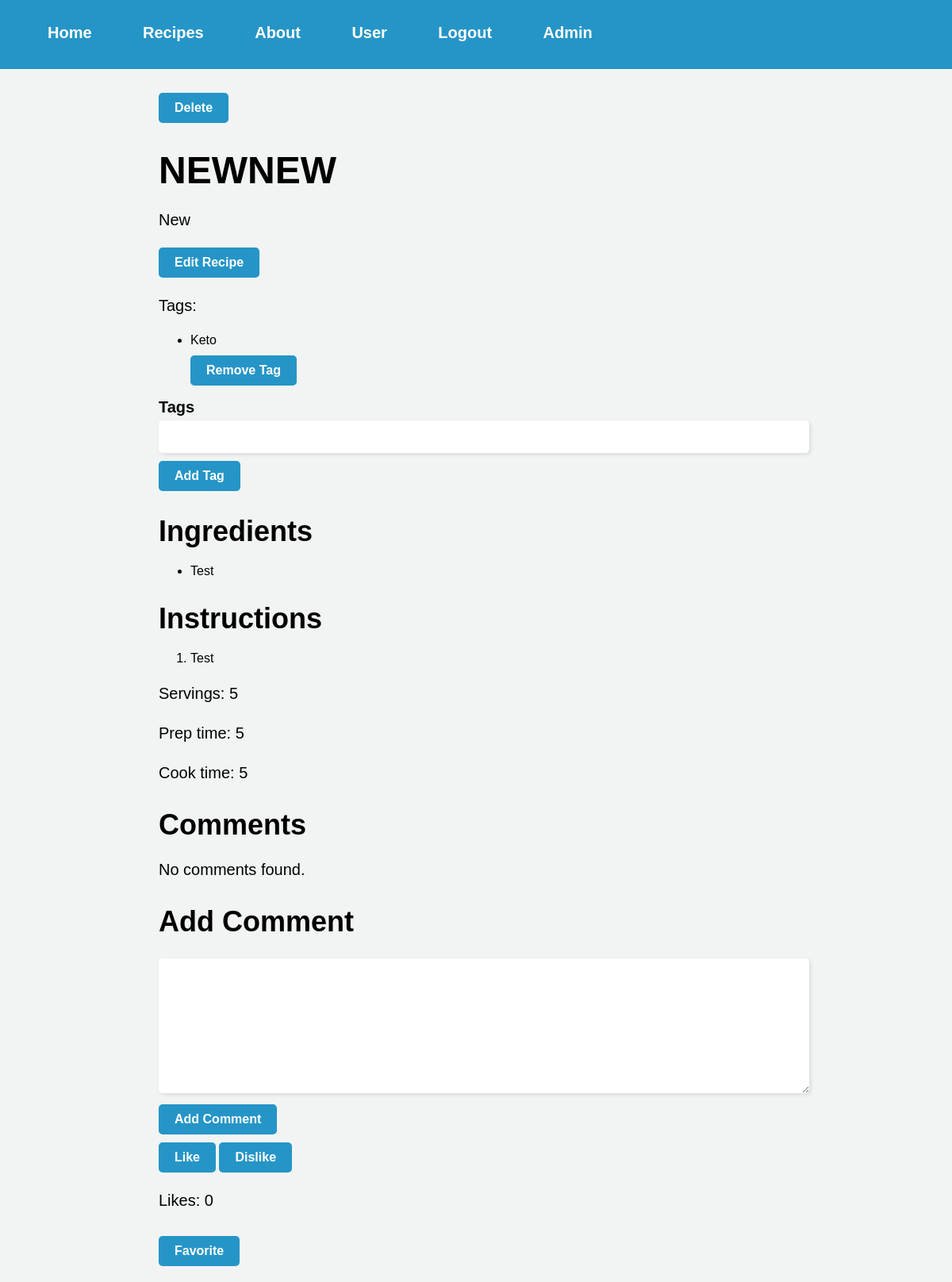
Page /recipe/1 (signed in) on the committed database.
### website/models.py (models this page shows)
class Recipe(db.Model):
    id = db.Column(db.Integer, primary_key=True)
    user_id = db.Column(db.Integer, db.ForeignKey('user.id'), nullable=False)
    title = db.Column(db.String(128), nullable=False)
    description = db.Column(db.String(512), nullable=False)
    servings = db.Column(db.Integer, nullable=False)
    prep_time = db.Column(db.Integer, nullable=False)
    cook_time = db.Column(db.Integer, nullable=False)
    ingredients = db.relationship('Ingredient', backref='recipe', lazy=True, cascade='all, delete')
    instructions = db.relationship('Instruction', backref='recipe', lazy=True, cascade='all, delete')
    tags = db.relationship('Tags', backref='recipe', lazy=True, cascade='all, delete')
    comments = db.relationship('Comments', backref='recipe', lazy=True, cascade='all, delete-orphan')
    likes = db.Column(db.Integer, default=0)

class Tags(db.Model):
    id = db.Column(db.Integer, primary_key=True)
    text = db.Column(db.String(64))
    recipe_id = db.Column(db.Integer, db.ForeignKey(
        'recipe.id', ondelete='cascade'), nullable=False)

class Ingredient(db.Model):
    id = db.Column(db.Integer, primary_key=True)
    text = db.Column(db.String(256), nullable=False)
    recipe_id = db.Column(db.Integer, db.ForeignKey(
        'recipe.id', ondelete='cascade'), nullable=False)

class Instruction(db.Model):
    id = db.Column(db.Integer, primary_key=True)
    text = db.Column(db.String(1024), nullable=False)
    recipe_id = db.Column(db.Integer, db.ForeignKey(
        'recipe.id', ondelete='cascade'), nullable=False)

### website/views.py (the view)
@views.route('/recipe/<int:recipe_id>', methods=['GET', 'POST'])
@login_required
def recipe(recipe_id):
    recipe = Recipe.query.get_or_404(recipe_id)
    tag_form = TagForm()
    return render_template("recipe.html", recipe=recipe, user=current_user, tag_form=tag_form)

### website/forms.py
class TagForm(FlaskForm):
    tags = StringField('Tags', validators=[DataRequired(), Length(max=50)])
    recipe_id = HiddenField('Recipe ID')
    submit_add = SubmitField('Add Tag')
    submit_remove = SubmitField('Remove Tag')

### website/__init__.py (called while the page is built)
def create_app():
    app = Flask(__name__)
    app.config['SECRET_KEY'] = 'hjshjhdjah kjshkjdhjs'
    app.config['SQLALCHEMY_DATABASE_URI'] = f'sqlite:///{DB_NAME}'
    db.init_app(app)
    from .views import views
    from .auth import auth
    app.register_blueprint(views, url_prefix='/')
    app.register_blueprint(auth, url_prefix='/')
    from .models import User
    with app.app_context():
        db.create_all()
    login_manager = LoginManager()
    login_manager.login_view = 'auth.login'
    login_manager.init_app(app)
    @login_manager.user_loader
    def load_user(id):
        return User.query.get(int(id))
    return app

### website/templates/recipe.html (shortened to what this page needs)
{% extends "base.html" %}
{% block content %}
<link rel="stylesheet" type="text/css" href="{{ url_for('static', filename='recipe.css') }}">
{% if user.is_authenticated and (user.email == 'admin@platepal.com' or recipe.user_id == current_user.id) %}
<form action="{{ url_for('views.delete_recipe', recipe_id=recipe.id) }}" method="POST">
    <button type="submit" class="btn btn-danger">Delete</button>
</form>
{% endif %}
<h1>{{ recipe.title }}</h1>
<p>{{ recipe.description }}</p>
{% if current_user == recipe.user %}
<a href="{{ url_for('views.editRecipe', recipe_id=recipe.id) }}">Edit Recipe</a>
{% endif %}
{% if recipe.tags %}
<div>
    <p>Tags:</p>
    <ul>
        {% for tag in recipe.tags %}
        <li>{{ tag.text }}
            {% if user.is_authenticated and user.email == 'admin@platepal.com' %}
            <form action="{{ url_for('views.remove_tag', recipe_id=recipe.id, tag_id=tag.id) }}" method="POST">
                {{ tag_form.submit_remove(class="btn btn-link btn-sm text-danger") }}
            </form>
            {% endif %}
        </li>
        {% endfor %}
    </ul>
</div>
{% endif %}
{% if user.is_authenticated and user.email == 'admin@platepal.com' %}
<form action="{{ url_for('views.add_tag', recipe_id=recipe.id) }}" method="POST">
    <div class="form-group">
        {{ tag_form.tags.label }} {{ tag_form.tags }} {{ tag_form.submit_add(class="btn btn-primary") }}
    </div>
</form>
{% endif %}
<h2>Ingredients</h2>
{% if recipe.ingredients %}
<ul>
    {% for ingredient in recipe.ingredients %}
    <li>{{ ingredient.text }}</li>
    {% endfor %}
</ul>
{% else %}
<p>No ingredients found.</p>
{% endif %}
<h2>Instructions</h2>
{% if recipe.instructions %}
<ol>
    {% for instruction in recipe.instructions %}
    <li>{{ instruction.text }}</li>
    {% endfor %}
</ol>
{% else %}
<p>No instructions found.</p>
{% endif %}
<p>Servings: {{ recipe.servings }}</p>
<p>Prep time: {{ recipe.prep_time }}</p>
<p>Cook time: {{ recipe.cook_time }}</p>
<h2>Comments</h2>
{% if recipe.comments %}
<ul>
    {% for comment in recipe.comments %}
    <div class="card mt-4">
        <div class="card-body">
            <p class="card-text"><strong>{{ comment.user.first_name }}</strong>: {{ comment.text }}</p>
            {% if current_user == (comment.user or user.email == 'admin@platepal.com') %}
            <form method="POST" action="{{ url_for('views.deleteComment', recipe_id=recipe.id, comment_id=comment.id) }}">
                <button type="submit" class="btn btn-danger">Delete</button>
            </form>
            {% endif %}
        </div>
    </div>
    {% endfor %}
</ul>
{% else %}
<p>No comments found.</p>
{% endif %}
<h2>Add Comment</h2>
<form method="POST" action="{{ url_for('views.addComment', recipe_id=recipe.id, user_id=current_user.id) }}">
    <textarea name="comment_text" required></textarea>
    <br>
    <input type="submit" value="Add Comment">
</form>
<form action="{{ url_for('views.likeRecipe', recipe_id=recipe.id) }}" method="POST">
    <button type="submit" name="like" value="like" class="btn btn-primary">Like</button>
    <button type="submit" name="like" value="dislike" class="btn btn-primary">Dislike</button>
</form>
<p>Likes: {{ recipe.likes }}</p>
{% if current_user.is_authenticated %}
<form action="{{ url_for('views.favorite_recipe', recipe_id=recipe.id) }}" method="POST">
    {% if recipe in current_user.favorites %}
    <button type="submit" name="favorite" value="unfavorite" class="btn btn-outline-danger"><i
            class="bi bi-heart-fill"></i> Unfavorite</button>
    {% else %}
    <button type="submit" name="favorite" value="favorite" class="btn btn-outline-primary">
        Favorite</button>
    {% endif %}
</form>
{% endif %}
{% endblock %}

### website/static/recipe.css (style rules this page uses)
body { background-color: #F2F4F4; font-family: Arial, sans-serif; margin: 0; padding: 0; }
a { background-color: #2595C7; border-radius: 5px; color: white; display: inline-block; font-size: 16px; font-weight: bold; padding: 10px 20px; text-align: center; text-decoration: none; transition: background-color 0.3s ease-in-out; }
.container h1 { font-size: 48px; margin-bottom: 20px; }
.container p { font-size: 20px; line-height: 1.5; margin-bottom: 20px; }
.container h2 { font-size: 36px; margin-bottom: 20px; }
.container .form-group { margin-bottom: 20px; }
.container label { font-size: 20px; font-weight: bold; }
.container input[type=text], .container input[type=number], .container textarea { width: 100%; padding: 10px; border: none; border-radius: 5px; box-shadow: 2px 2px 5px rgba(0,0,0,0.1); font-size: 18px; margin-top: 5px; }
.container textarea { height: 150px; }
.container button[type=button], .container input[type=submit] { padding: 10px 20px; border: none; border-radius: 5px; background-color: #2595C7; color: #FFFFFF; font-size: 20px; cursor: pointer; transition: all 0.3s ease-in-out; }
.container button[type=button], .container input[type=submit], .container button[type=submit] { padding: 10px 20px; border: none; border-radius: 5px; background-color: #2595C7; color: white; font-size: 16px; font-weight: bold; text-align: center; text-decoration: none; transition: background-color 0.3s ease-in-out; cursor: pointer; margin-top: 10px; }

### rows in the picture
Recipe: title "NEWNEW", description "New", servings "5", prep_time "5", cook_time "5", likes "0"
Tags: text "Keto"
Ingredient: text "Test"
Instruction: text "Test"

### other values in the picture
{{ tag_form.tags.label }} "Tags"
